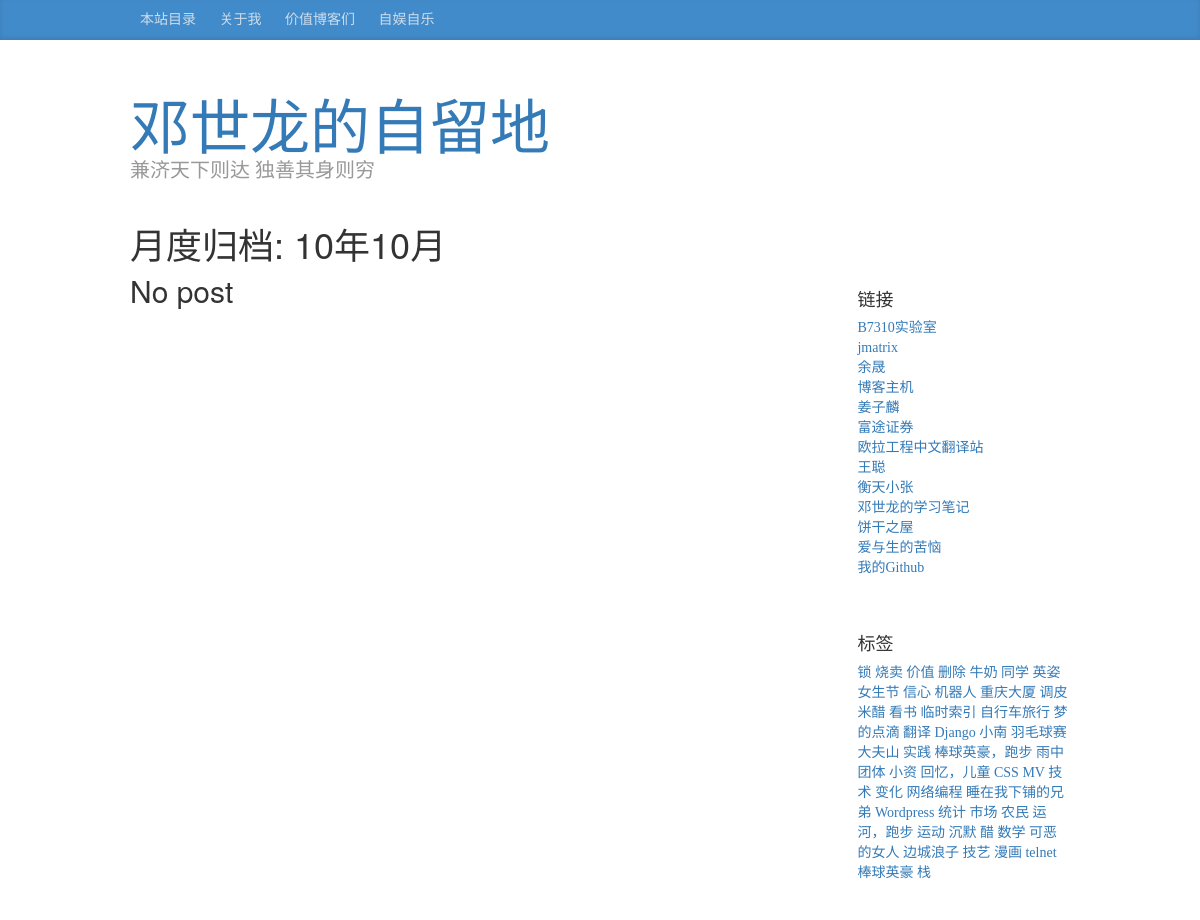
The app's page /10/10/ (upper part), older data.
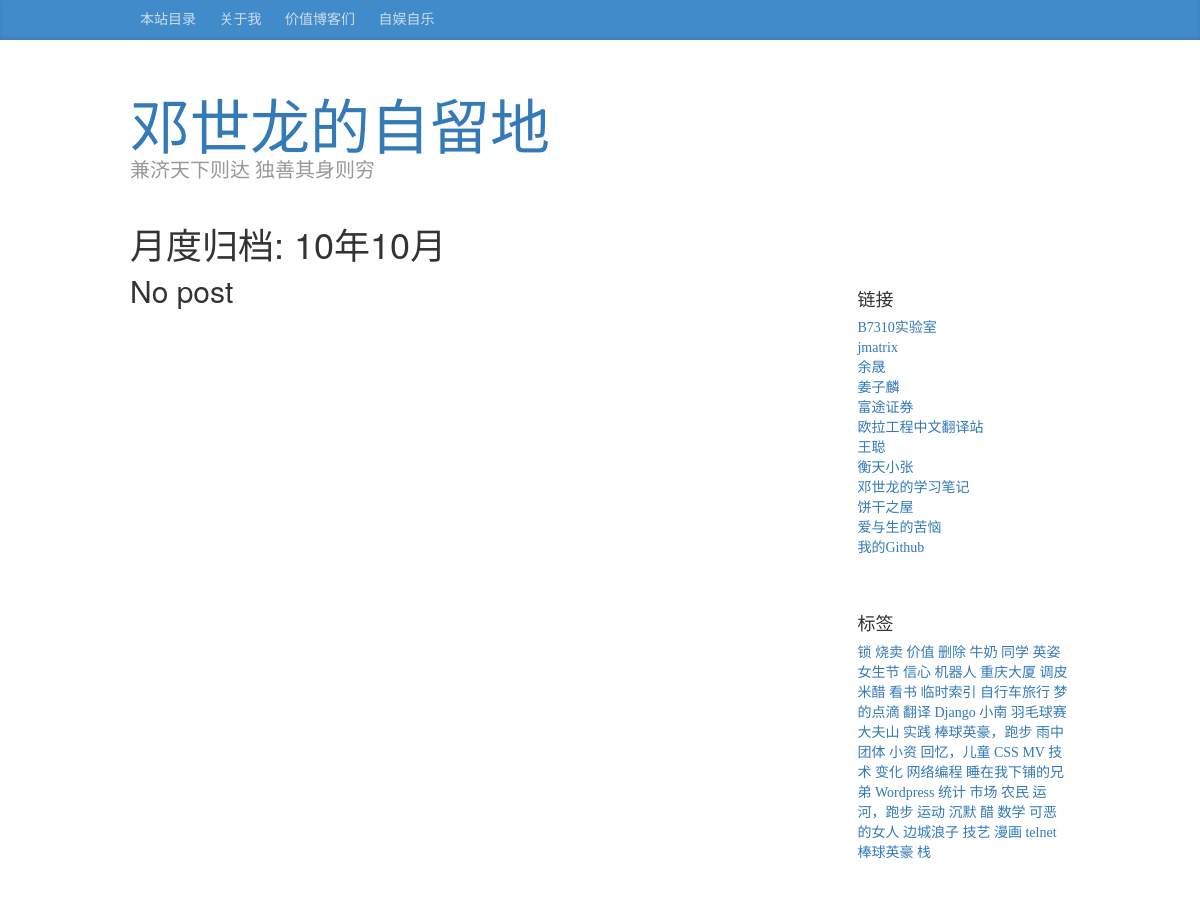
The same page, newer data.
### blog/models.py (models this page shows, shortened)
class Page(models.Model):
    title = models.CharField(max_length=255)
    slug = models.SlugField(max_length=300, allow_unicode=True, unique=True)
    content = models.TextField()
    publish_time = models.DateTimeField(auto_now_add=True)
    def get_absolute_url(self):
        return reverse('blog.page', args=[self.slug])

class Link(models.Model):
    url = models.CharField(max_length=255)
    name = models.CharField(max_length=100)
    description = models.CharField(max_length=100, blank=True)

### blog/views.py (the view)
# urls.py: url(r'^(?P<year>\d+)/(?P<month>\d+)/$', ArchiveList.as_view(), name="blog.archive"),
class ArchiveList(ListView):
    model = Post
    def get_queryset(self):
        queryset = Post.objects.filter(publish_time__year=self.kwargs['year'], publish_time__month=self.kwargs['month']).order_by('-publish_time')
        queryset = queryset.prefetch_related('tag', 'category')
        return queryset
    def get_context_data(self, **kwargs):
        context = super(ArchiveList, self).get_context_data(**kwargs)
        context['year'] = self.kwargs['year']
        context['month'] = self.kwargs['month']
        return context

### blog/models.py (called while the page is built)
    def __unicode__(self):
        return u'%s' % self.name

    def get_absolute_url(self):
        return reverse('blog.category', args=[self.name])

    def get_post_count(self):
        return Post.objects.filter(category=self.id).count()

### blog/templatetags/page_nav.py (called while the page is built)
@register.inclusion_tag('blog/page_list.html', takes_context = True)
def get_pages(context):
    return {'pages': Page.objects.all()}

### blog/templatetags/sidebar.py (called while the page is built)
@register.inclusion_tag('blog/sidebar/archive_list.html', takes_context = True)
def get_archive(context):
    return {'months': Post.objects.datetimes('publish_time', 'month')}

@register.inclusion_tag('blog/sidebar/category_list.html', takes_context = True)
def get_categories(context):
    return {'categories': Category.objects.all()}

@register.inclusion_tag('blog/sidebar/link_list.html', takes_context = True)
def get_links(context):
    return {'links': Link.objects.all()}

@register.inclusion_tag('blog/sidebar/tag_list.html', takes_context = True)
def get_tags(context):
    tags = Tag.objects.all()
    tags = list(tags)
    shuffle(tags)
    tags = tags[:50]
    return {'tags': tags}

### blog/templates/blog/post_list.html (shortened to what this page needs)
{% extends "base.html" %}
{% block archive_title %}
{% if category %}
    <h1 class="archive-title">分类目录归档: {{category}}</h1>
{% elif tag %}
    <h1 class="archive-title">标签归档: {{tag}}</h1>
{% elif month %}
    <h1 class="archive-title">月度归档: {{year}}年{{month}}月</h1>
{% endif %}
{% endblock %}
{% block content %}
    {% load pagination_tags %}
    {% if post_list %}
        {% for post in post_list %}
            {% include "blog/_post.html" %}
        {% endfor %}
    {% else %}
        <h2>No post</h2>
    {% endif %}
{% endblock %}

### blog/templates/base.html (shortened to what this page needs)
{% load staticfiles %}
{% load page_nav %}
<!DOCTYPE html>
<html lang="en">
  <head>
    <link href="{% static "lib/bootstrap/css/bootstrap.min.css" %}" rel="stylesheet">
    <link href="{% static "css/style.css" %}" rel="stylesheet">
    <link rel="stylesheet" href="{% static "css/pygments-css/github.css"%}">
  </head>
  <body>
    <div class="blog-masthead">
      <div class="container">
        <nav class="blog-nav">
            <a class="blog-nav-item" href="/sitemap/">本站目录</a>
            {% get_pages %}
        </nav>
      </div>
    </div>
    <div class="container">
      <div class="blog-header">
        <h1 class="blog-title"><a href="/">邓世龙的自留地</a></h1>
        <p class="lead blog-description">兼济天下则达 独善其身则穷</p>
      </div>
      <header class="archive-header">
        {% block archive_title %} {% endblock %}
      </header>
      <div class="row">
        <div class="col-sm-8 blog-main">
          {% block content %} {% endblock %}
        </div>
        <div class="col-sm-3 col-sm-offset-1 blog-sidebar">
          {% include "blog/sidebar.html" %}
        </div>
      </div>
    </div>
  </body>
</html>

### blog/templates/blog/page_list.html
{% if pages %}
{% for page in pages %}
   <a class="blog-nav-item" href="{{page.get_absolute_url}}">{{page.title}}</a>
{% endfor %}
{% endif %}

### blog/templates/blog/sidebar.html (shortened to what this page needs)
{% load sidebar %}
  {% get_links %}
  {% get_tags %}
  {% get_categories %}

### blog/templates/blog/sidebar/link_list.html
{% if links %}
 <div class="sidebar-module">
    <h4>链接</h4>
    <ol class="list-unstyled">
      {% for link in links %}
      <li><a href="{{link.url}}" title="{{link.description}}">{{link.name}}</a></li>
      {% endfor %}
    </ol>
  </div>
{% endif %}

### blog/templates/blog/sidebar/tag_list.html
{% if tags %}
 <div class="sidebar-module">
    <h4>标签</h4>
    <div class="tagcloud">
      {% for tag in tags %}
      <a href="{% url 'blog.tag' tag.name %}">{{tag}}</a>
      {% endfor %}
    </div>
  </div>
{% endif %}

### blog/templates/blog/sidebar/category_list.html (shortened to what this page needs)
{% if categories %}
 <div class="sidebar-module">
  </div>
{% endif %}

### blog/static/css/style.css (style rules this page uses)
body { font-family: Georgia, "Times New Roman", Times, serif; color: #555; }
h1, .h1, h2, .h2, h3, .h3, h4, .h4, h5, .h5, h6, .h6 { margin-top: 0; font-family: "Helvetica Neue", Helvetica, Arial, sans-serif; font-weight: normal; color: #333; }
@media (min-width: 1200px) { .container { width: 970px; } }
.blog-masthead { background-color: #428bca; -webkit-box-shadow: inset 0 -2px 5px rgba(0,0,0,.1); box-shadow: inset 0 -2px 5px rgba(0,0,0,.1); }
.blog-nav-item { position: relative; display: inline-block; padding: 10px; font-weight: 500; color: #cdddeb; }
.blog-header { padding-top: 20px; padding-bottom: 20px; }
.blog-title { margin-top: 30px; margin-bottom: 0; font-size: 60px; font-weight: normal; }
.blog-description { font-size: 20px; color: #999; }
.blog-main { font-size: 18px; line-height: 1.5; }
.sidebar-module { padding: 15px; margin: 0 -15px 15px; }

Row changes from the older to the newer data that the page shows:
removed Link: name "博客主机"
